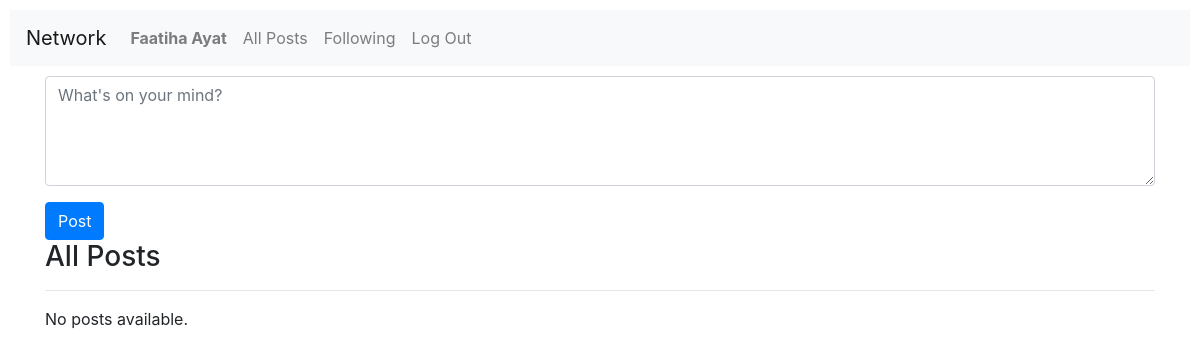
/ (signed in), run on an earlier commit of the app's database.
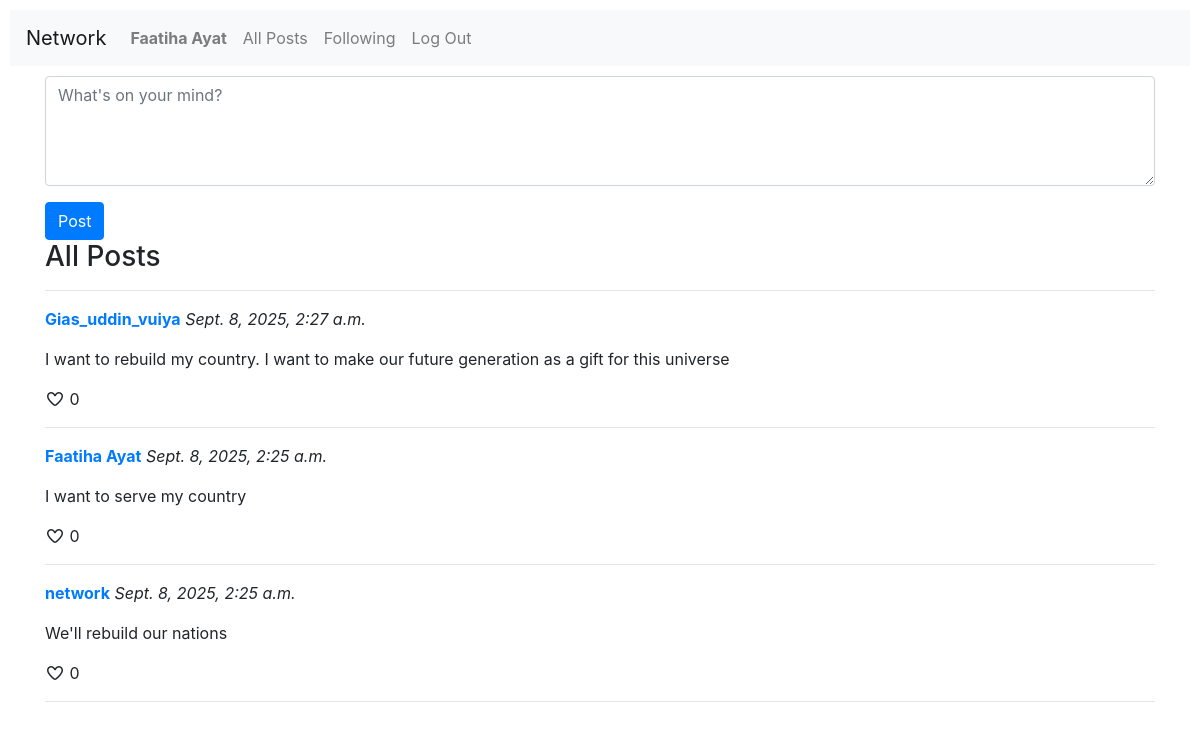
And on a later commit of the database.
### network/models.py (models this page shows, shortened)
class Post(models.Model):
    user = models.ForeignKey(User, on_delete=models.CASCADE, related_name="posts")
    content = models.TextField()
    timestamp = models.DateTimeField(auto_now_add=True)

class User(AbstractUser):
    pass

### network/views.py (the view, shortened to what this page needs)
# urls.py: path("", views.index, name="index"),
def index(request):
    posts = Post.objects.all().order_by("-timestamp").all()
    return render(request, "network/index.html", {
        "posts": posts
    })

### network/templates/network/index.html (shortened to what this page needs)
{% extends "network/layout.html" %}
{% block body %}
    {% if user.is_authenticated %}
        <div class="container">
            <section class="create-post">
                <form action="{% url 'index'%}" method="post">
                    <div class="form-group">
                        <textarea class="form-control" name="content" placeholder="What's on your mind?" cols="10" rows="4"></textarea>
                    </div>
                    <input class="btn btn-primary" type="submit" value="Post">
                </form>
            </section>
            <section class="all-posts">
                <h3>All Posts</h3>
                <hr>
                {% for post in posts %}
                    <div class="post">
                        <p><strong><a href="{% url 'profile' post.user.username %}">{{ post.user.username }}</a></strong> <em>{{ post.timestamp }}</em></p>
                        <p>{{ post.content }}</p>
                        <i class="fa-regular fa-heart"></i> <span>0</span>
                        <hr>
                    </div>
                {% empty %}
                    <p>No posts available.</p>
                {% endfor %}
            </section>
        </div>
    {% endif %}
{% endblock %}

What changed in the data, as far as the page shows it:
added Post: user.username "Gias_uddin_vuiya", timestamp "Sept. 8, 2025, 2:27 a.m.", content "I want to rebuild my country. I want to make our future generation as a gift for this universe"
added Post: user.username "Faatiha Ayat", timestamp "Sept. 8, 2025, 2:25 a.m.", content "I want to serve my country"
added Post: user.username "network", timestamp "Sept. 8, 2025, 2:25 a.m.", content "We'll rebuild our nations"
Also different on the page:
text no longer shown: "No posts available."
